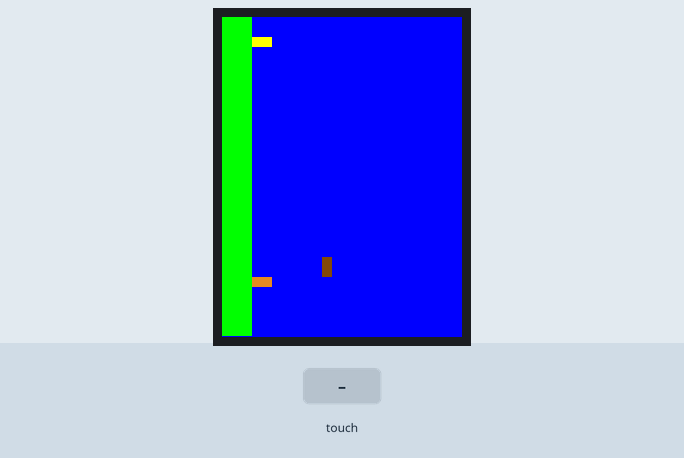
Bench run of a sketch on a simulated Arduino Uno, built with avr-gcc and run on an emulated ATmega328P. Parts: 320×240 colour display. The test bench sets the inputs (shaded band). What the sketch prints to the serial monitor is not drawn. At 16.6 s the program stops and its outputs stay as they are.

Above: at 5.4 s.
5.5 s: touch panel pressed at 13 % / 10 % of its raw x / y range
At 5.83 s:
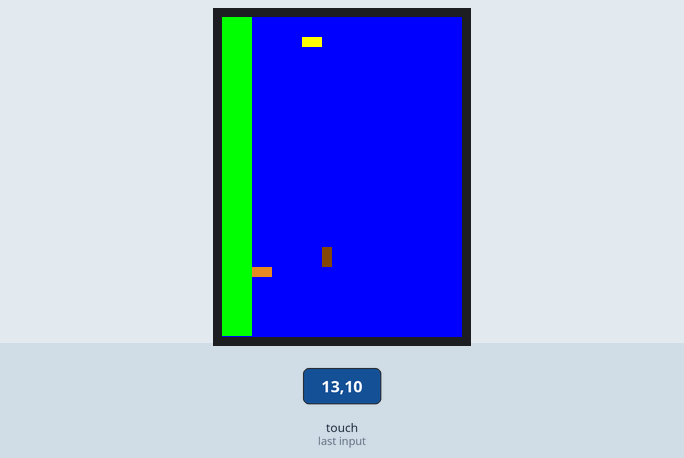
7.1 s: touch panel pressed at 38 % / 10 % of its raw x / y range
At 7.85 s:
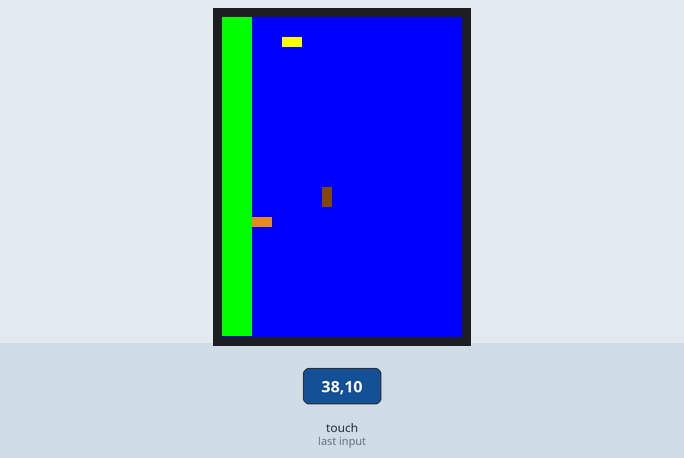
At 17.8 s:
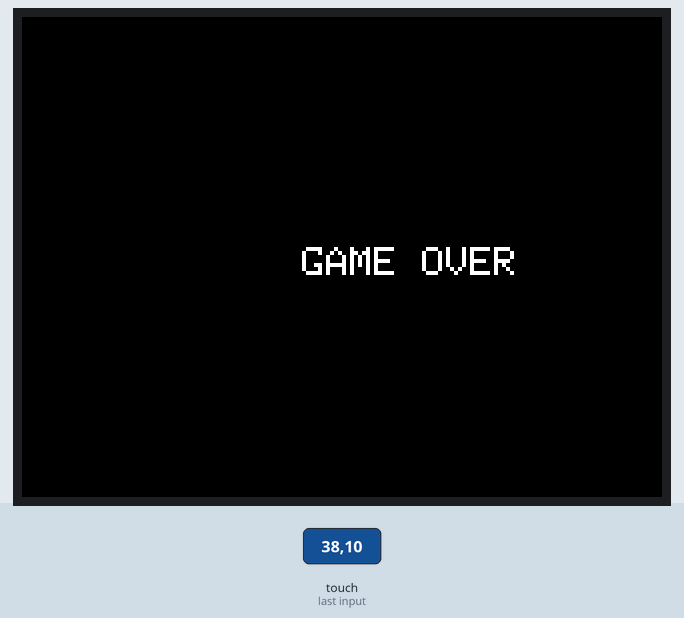

The sketch:

dinosaur1.ino
```cpp
#include <Adafruit_GFX.h>
#include <TouchScreen.h>
#include <MCUFRIEND_kbv.h>

#define MINPRESSURE 20
#define MAXPRESSURE 1000

#define BLACK   0x0000
#define BLUE    0x001F
#define RED     0xF800
#define GREEN   0x07E0
#define CYAN    0x07FF
#define MAGENTA 0xF81F
#define YELLOW  0xFFE0
#define WHITE   0xFFFF
#define BROWN   0x8241
#define ORANGE  0xe444
int ID;
byte YP = A1;
byte XM = A2;
byte YM = 7;
byte  XP = 6;
MCUFRIEND_kbv tft;
byte dinostart = 0; // 0 = stop 1 = move 2- down
int dinox = 20;
int dinoy = 30;
long dinotime;
int cactusx = 280;
int cactusy = 30;
long cactustime;
int birdx = 270;
int birdy = 100;
long birdtime;
byte dino[200] = {
  1, 1, 1, 1, 1, 1, 1, 1, 1, 1,
  1, 1, 1, 1, 1, 1, 1, 1, 1, 1,
  1, 1, 1, 1, 1, 1, 1, 1, 1, 1,
  1, 1, 1, 1, 1, 1, 1, 1, 1, 1,
  1, 1, 1, 1, 1, 1, 1, 1, 1, 1,
  1, 1, 1, 1, 1, 1, 1, 1, 1, 1,
  1, 1, 1, 1, 1, 1, 1, 1, 1, 1,
  1, 1, 1, 1, 1, 1, 1, 1, 1, 1,
  1, 1, 1, 1, 1, 1, 1, 1, 1, 1,
  1, 1, 1, 1, 1, 1, 1, 1, 1, 1,
  1, 1, 1, 1, 1, 1, 1, 1, 1, 1,
  1, 1, 1, 1, 1, 1, 1, 1, 1, 1,
  1, 1, 1, 1, 1, 1, 1, 1, 1, 1,
  1, 1, 1, 1, 1, 1, 1, 1, 1, 1,
  1, 1, 1, 1, 1, 1, 1, 1, 1, 1,
  1, 1, 1, 1, 1, 1, 1, 1, 1, 1,
  1, 1, 1, 1, 1, 1, 1, 1, 1, 1,
  1, 1, 1, 1, 1, 1, 1, 1, 1, 1,
  1, 1, 1, 1, 1, 1, 1, 1, 1, 1,
  1, 1, 1, 1, 1, 1, 1, 1, 1, 1,

};
byte dinoanimation[200] = {
  1, 1, 1, 1, 1, 1, 1, 1, 1, 1,
  1, 1, 1, 1, 1, 1, 1, 1, 1, 1,
  1, 1, 1, 1, 1, 1, 1, 1, 1, 1,
  1, 1, 1, 1, 1, 1, 1, 1, 1, 1,
  1, 1, 1, 1, 1, 1, 1, 1, 1, 1,
  1, 1, 1, 1, 1, 1, 1, 1, 1, 1,
  1, 1, 1, 1, 1, 1, 1, 1, 1, 1,
  1, 1, 1, 1, 1, 1, 1, 1, 1, 1,
  1, 1, 1, 1, 1, 1, 1, 1, 1, 1,
  1, 1, 1, 1, 1, 1, 1, 1, 1, 1,
  1, 1, 1, 1, 1, 1, 1, 1, 1, 1,
  1, 1, 1, 1, 1, 1, 1, 1, 1, 1,
  1, 1, 1, 1, 1, 1, 1, 1, 1, 1,
  1, 1, 1, 1, 1, 1, 1, 1, 1, 1,
  1, 1, 1, 1, 1, 1, 1, 1, 1, 1,
  1, 1, 1, 1, 1, 1, 1, 1, 1, 1,
  1, 1, 1, 1, 1, 1, 1, 1, 1, 1,
  1, 1, 1, 1, 1, 1, 1, 1, 1, 1,
  1, 1, 1, 1, 1, 1, 1, 1, 1, 1,
  1, 1, 1, 1, 1, 1, 1, 1, 1, 1,
};
byte dinoanimation2[200] = {
  1, 1, 1, 1, 1, 1, 1, 1, 1, 1,
  1, 1, 1, 1, 1, 1, 1, 1, 1, 1,
  1, 1, 1, 1, 1, 1, 1, 1, 1, 1,
  1, 1, 1, 1, 1, 1, 1, 1, 1, 1,
  1, 1, 1, 1, 1, 1, 1, 1, 1, 1,
  1, 1, 1, 1, 1, 1, 1, 1, 1, 1,
  1, 1, 1, 1, 1, 1, 1, 1, 1, 1,
  1, 1, 1, 1, 1, 1, 1, 1, 1, 1,
  1, 1, 1, 1, 1, 1, 1, 1, 1, 1,
  1, 1, 1, 1, 1, 1, 1, 1, 1, 1,
  1, 1, 1, 1, 1, 1, 1, 1, 1, 1,
  1, 1, 1, 1, 1, 1, 1, 1, 1, 1,
  1, 1, 1, 1, 1, 1, 1, 1, 1, 1,
  1, 1, 1, 1, 1, 1, 1, 1, 1, 1,
  1, 1, 1, 1, 1, 1, 1, 1, 1, 1,
  1, 1, 1, 1, 1, 1, 1, 1, 1, 1,
  1, 1, 1, 1, 1, 1, 1, 1, 1, 1,
  1, 1, 1, 1, 1, 1, 1, 1, 1, 1,
  1, 1, 1, 1, 1, 1, 1, 1, 1, 1,
  1, 1, 1, 1, 1, 1, 1, 1, 1, 1,
};
byte cactus[200] = {
  1, 1, 1, 1, 1, 1, 1, 1, 1, 1,
  1, 1, 1, 1, 1, 1, 1, 1, 1, 1,
  1, 1, 1, 1, 1, 1, 1, 1, 1, 1,
  1, 1, 1, 1, 1, 1, 1, 1, 1, 1,
  1, 1, 1, 1, 1, 1, 1, 1, 1, 1,
  1, 1, 1, 1, 1, 1, 1, 1, 1, 1,
  1, 1, 1, 1, 1, 1, 1, 1, 1, 1,
  1, 1, 1, 1, 1, 1, 1, 1, 1, 1,
  1, 1, 1, 1, 1, 1, 1, 1, 1, 1,
  1, 1, 1, 1, 1, 1, 1, 1, 1, 1,
  1, 1, 1, 1, 1, 1, 1, 1, 1, 1,
  1, 1, 1, 1, 1, 1, 1, 1, 1, 1,
  1, 1, 1, 1, 1, 1, 1, 1, 1, 1,
  1, 1, 1, 1, 1, 1, 1, 1, 1, 1,
  1, 1, 1, 1, 1, 1, 1, 1, 1, 1,
  1, 1, 1, 1, 1, 1, 1, 1, 1, 1,
  1, 1, 1, 1, 1, 1, 1, 1, 1, 1,
  1, 1, 1, 1, 1, 1, 1, 1, 1, 1,
  1, 1, 1, 1, 1, 1, 1, 1, 1, 1,
  1, 1, 1, 1, 1, 1, 1, 1, 1, 1,
};
byte bird[200] = {
  1, 1, 1, 1, 1, 1, 1, 1, 1, 1, 1, 1, 1, 1, 1, 1, 1, 1, 1, 1,
  1, 1, 1, 1, 1, 1, 1, 1, 1, 1, 1, 1, 1, 1, 1, 1, 1, 1, 1, 1,
  1, 1, 1, 1, 1, 1, 1, 1, 1, 1, 1, 1, 1, 1, 1, 1, 1, 1, 1, 1,
  1, 1, 1, 1, 1, 1, 1, 1, 1, 1, 1, 1, 1, 1, 1, 1, 1, 1, 1, 1,
  1, 1, 1, 1, 1, 1, 1, 1, 1, 1, 1, 1, 1, 1, 1, 1, 1, 1, 1, 1,
  1, 1, 1, 1, 1, 1, 1, 1, 1, 1, 1, 1, 1, 1, 1, 1, 1, 1, 1, 1,
  1, 1, 1, 1, 1, 1, 1, 1, 1, 1, 1, 1, 1, 1, 1, 1, 1, 1, 1, 1,
  1, 1, 1, 1, 1, 1, 1, 1, 1, 1, 1, 1, 1, 1, 1, 1, 1, 1, 1, 1,
  1, 1, 1, 1, 1, 1, 1, 1, 1, 1, 1, 1, 1, 1, 1, 1, 1, 1, 1, 1,
  1, 1, 1, 1, 1, 1, 1, 1, 1, 1, 1, 1, 1, 1, 1, 1, 1, 1, 1, 1,
};
TouchScreen ts = TouchScreen(XP, YP, XM, YM, 500);
TSPoint tp;

void drawDino(bool color) {  //0-off-blue 1-on-yellow
  if (color == 0) {
    tft.fillRect(dinoy, dinox, 20, 10, BLUE);
  }
  else {
    for (int i = 0; i < 200; ++i) {
      int x1 = i % 10;
      int y1 = i / 10;
      x1 = x1 + dinox;
      y1 = y1 + dinoy;

      if (dino[i] == 1) {
        tft.drawPixel(y1, x1,  YELLOW);
      }
      if (dino[i] == 0) {
        tft.drawPixel(y1, x1,  BLUE);
      }
    }
  }

}
void drawDinoanimation(bool color) {  //0-off-blue 1-on-yellow
  if (color == 0) {
    tft.fillRect(dinoy, dinox, 20, 10, BLUE);
  }
  else {
    for (int i = 0; i < 200; ++i) {
      int x1 = i % 10;
      int y1 = i / 10;
      x1 = x1 + dinox;
      y1 = y1 + dinoy;

      if (dino[i] == 1) {
        tft.drawPixel(y1, x1,  BLACK);
      }
      if (dino[i] == 0) {
        tft.drawPixel(y1, x1,  BLUE);
      }
    }
  }

}
void drawDinoanimation2(bool color) {  //0-off-blue 1-on-yellow
  if (color == 0) {
    tft.fillRect(dinoy, dinox, 20, 10, BLUE);
  }
  else {
    for (int i = 0; i < 200; ++i) {
      int x1 = i % 10;
      int y1 = i / 10;
      x1 = x1 + dinox;
      y1 = y1 + dinoy;

      if (dino[i] == 1) {
        tft.drawPixel(y1, x1,  WHITE);
      }
      if (dino[i] == 0) {
        tft.drawPixel(y1, x1,  BLUE);
      }
    }
  }

}
void drawCactus(bool color) {
  if (color == 0) {
    tft.fillRect(cactusy, cactusx, 20, 10, BLUE);
  }
  else {
    for (int i = 0; i < 200; ++i) {
      int x1 = i % 10;
      int y1 = i / 10;
      x1 = x1 + cactusx;
      y1 = y1 + cactusy;
      if (cactus[i] == 1) {
        tft.drawPixel(y1, x1,  ORANGE);
      }
      if (cactus[i] == 0) {
        tft.drawPixel(y1, x1,  BLUE);
      }
    }
  }
}
void drawBird(bool color) {
  if (color == 0) {
    tft.fillRect(birdy, birdx, 10, 20, BLUE);
  }
  else {
    for (int i = 0; i < 200; ++i) {
      int x1 = i % 20;
      int y1 = i / 20;
      x1 = x1 + birdx;
      y1 = y1 + birdy;
      if (bird[i] == 1) {
        tft.drawPixel(y1, x1,  BROWN);
      }
      if (bird[i] == 0) {
        tft.drawPixel(y1, x1,  BLUE);
      }
    }
  }
}
void setup() {
  // put your setup code here, to run once:
  Serial.begin(9600);
  delay(3000);
  tft.reset();
  Serial.println(tft.readID(), HEX);
  Serial.print(tft.width());
  Serial.print(tft.height());
  tft.begin(0x9320);
  tft.setRotation(0);
  tft.fillScreen(BLUE);
  tft.fillRect(0, 0, 30, 319, GREEN);
  tft.setTextSize(2); tft.setCursor(50, tft.width() / 2); tft.setTextColor(WHITE);  //  5x5
  delay(1000);
  dinotime = millis();
  cactustime = millis();
  birdtime = millis();
  drawDino(1);
  drawCactus(1);
  drawBird(1);

}
void loop() {
  tp = ts.getPoint();
  pinMode(XM, OUTPUT);
  pinMode(YP, OUTPUT);
  pinMode(XP, OUTPUT);
  pinMode(YM, OUTPUT);
  if (tp.z > MINPRESSURE && tp.z < MAXPRESSURE && dinostart == 0) {
    dinostart = 1;
    dinotime = millis();
  }
  if (dinostart == 1 && (millis() - dinotime) > 50) {
    dinotime = millis();
    drawDino(0);
    dinoy = dinoy + 10;
    if (dinoy > 100) {
      drawDino(0);
      dinostart = 2;

    }
    drawDino(1);
  }

  if (dinostart == 2 && (millis() - dinotime) > 50) {
    dinotime = millis();
    drawDino(0);
    dinoy = dinoy - 10;
    if (dinoy < 30) {
      drawDino(0);
      dinoy = 30;
      dinox = 20;
      dinostart = 0;
    }
    drawDino(1);
    tft.fillRect(0, 0, 30, 319, GREEN);
  }
  if ((millis() - birdtime) > 330) {
    birdtime = millis();
    drawBird (0);
    birdx = birdx - 10;
    if (birdx < - 10) {
      birdx = 270;
      birdy = 100;
    }
    drawBird(1);
  }
  if ((millis() - cactustime) > 400) {
    cactustime = millis();
    drawCactus (0);
    cactusx = cactusx - 10;
    if (cactusx < - 10) {
      cactusx = 280;
      cactusy = 30;
    }
    drawCactus(1);
  }
  if ((cactusx - dinox) < 5 && (dinox - cactusx) < 5 && (dinoy - cactusy) < 10) {
    drawDino(0);
    delay(300);
    for (int i = 0; i < 5; i++) {
      drawDinoanimation(1);
      delay(150);
      drawDinoanimation2(1);
      delay(150);
    }
    tft.fillScreen(BLACK);
    tft.setRotation(1);
    tft.setTextSize(2); tft.setCursor(140, 115); tft.setTextColor(WHITE,BLACK);  //  5x5

    tft.print("GAME OVER");
    while(true) {

    }
  }
  if ((birdy - dinoy) < 5 && (dinoy - birdy) < 10 && (dinox - birdx) < 10 && (birdx - dinox) < 5) {
    drawDino(0);
    delay(300);
    for (int i = 0; i < 5; i++) {
      drawDinoanimation(1);
      delay(150);
      drawDinoanimation2(1);
      delay(150);
    }
    tft.fillScreen(BLACK);
    tft.setRotation(1);
    tft.setTextSize(2); tft.setCursor(140, 115); tft.setTextColor(WHITE,BLACK);  //  5x5

    tft.print("GAME OVER");
    while(true) {

    }
  }
}
/*

    tp = ts.getPoint();
    pinMode(XM, OUTPUT);
    pinMode(YP, OUTPUT);
    pinMode(XP, OUTPUT);
    pinMode(YM, OUTPUT);
    if (tp.z > MINPRESSURE && tp.z < MAXPRESSURE) {  // z = pressure
     int x1 = map(tp.y, 910, 220, 0, 320);
     int y1 = map(tp.x, 910, 200, 0, 240);   //down 0-80     center 81 - 160    up 161 - 239

     if (x1 > 0 && x1 < 320 && y1 > 0 && y < 240) {
       drawShip(0);
       x = x + 15;
       drawShip(1);

     }
     if (x1 > 0 && x1 < 50 && y1 > 190 && y1 < 240) {
       drawShip(0);
       x = x - 15;
       drawShip(1);

     }
     if (x1 > 135 && x1 < 180 && y1 > 190 && y1 < 240) {
       bulletx = x + 3;
       bullety = y + 20;
       tft.fillRect(bullety, bulletx, 10, 10, BLACK);
       if (millis() - timebullet > 200) {
         timebullet = millis();
         tft.fillRect(bullety, bulletx, 10, 10, BLUE);
         bullety = bullety + 10;
         tft.fillRect(bullety, bulletx, 10, 10, BLACK);
       }
       tft.fillRect(190, 135, 50, 50, RED);
       }
     if (x1 > 135 && x1 < 180 && y1 > 190 && y1 < 240 && bulletstart == 0) {
       bulletx = x + 3;
       bullety = y + 20;
       bulletstart = 1;
       drawBullet(1);
     }
    }

    if ((millis() - timebullet) > 200 && bulletstart == 1) {
     timebullet = millis();
     drawBullet(0);
     bullety = bullety + 10;
     drawBullet(1);
     if (bullety == 180) {
       drawBullet(0);
       bulletstart = 0;

       tft.fillRect(190, 135, 50, 50, RED);
       tft.fillRect(190, 270, 50, 50, GREEN);
       tft.fillRect(190, 0, 50, 50, GREEN);
     }
    }

    if ((millis() - timeenemy) > 500) {
     timeenemy = millis();
     drawMeteorite(0);
     enemyy = enemyy - 10;
     if (enemyy < 10) {
       enemyy = 160;
       enemyx = random(20, 300);
     }
     drawMeteorite(1);
    }
    if (((enemyy - bullety) < 10) &&  ((enemyx - bulletx) < 10) && ((bulletx - enemyx) < 20)){
     bulletstart = 0;
     drawMeteorite(0);
     drawBullet(0);
     enemyy = 160;
     enemyx = random(20, 300);
    }
    if (((enemyy - y) < 10) &&  ((enemyx - x) < 5) && ((x - enemyx) < 20)) {
     drawMeteorite(0);
     for (byte i = 0; i <= 3; i++) {
       tft.fillRect(y - 3, x - 3, 20, 20, YELLOW);
       delay(200);
       tft.fillRect(y - 3, x - 3, 20, 20, RED);
       delay(200);
     }
     tft.fillRect(y - 3, x - 3, 20, 20, BLUE);
     /*if ((millis() - timeship) > 50) {
       tft.fillRect(y, x, 15, 15, RED);
       timeshipcounter = timeshipcounter + 1;
       }
     enemyy = 160;
     enemyx = random(20, 300);
*/
```
